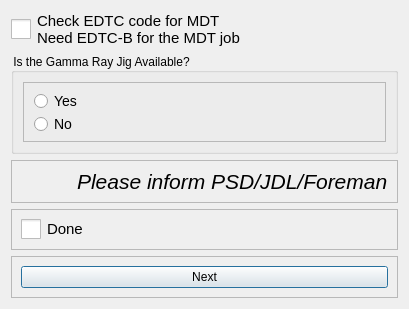
<?xml version="1.0" encoding="UTF-8"?>
<ui version="4.0">
 <class>Dialog</class>
 <widget class="QDialog" name="Dialog">
  <property name="geometry">
   <rect>
    <x>0</x>
    <y>0</y>
    <width>390</width>
    <height>309</height>
   </rect>
  </property>
  <property name="windowTitle">
   <string>Dialog</string>
  </property>
  <layout class="QVBoxLayout" name="verticalLayout_2">
   <item>
    <widget class="QCheckBox" name="checkBox_1">
     <property name="enabled">
      <bool>true</bool>
     </property>
     <property name="styleSheet">
      <string notr="true">QCheckBox {
    font-size: 15px; /* Larger text */
}
QCheckBox::indicator {
    width: 20px; /* Larger checkbox square */
    height: 20px; /* Larger checkbox square */
}</string>
     </property>
     <property name="text">
      <string>Check EDTC code for MDT
Need EDTC-B for the MDT job</string>
     </property>
    </widget>
   </item>
   <item>
    <widget class="QGroupBox" name="groupBox_6">
     <property name="styleSheet">
      <string notr="true">QGroupBox::title {
    font-size: 16px;
}
</string>
     </property>
     <property name="title">
      <string>Is the Gamma Ray Jig Available?</string>
     </property>
     <property name="checkable">
      <bool>false</bool>
     </property>
     <property name="checked">
      <bool>false</bool>
     </property>
     <layout class="QVBoxLayout" name="verticalLayout_11">
      <item>
       <widget class="QFrame" name="Radio_Frame_1">
        <property name="frameShape">
         <enum>QFrame::Shape::StyledPanel</enum>
        </property>
        <property name="frameShadow">
         <enum>QFrame::Shadow::Raised</enum>
        </property>
        <layout class="QVBoxLayout" name="verticalLayout_12">
         <item>
          <widget class="QRadioButton" name="radioButton_9">
           <property name="styleSheet">
            <string notr="true">QRadioButton{
    font-size: 14px; /* Larger text */
}
QRadioButton::indicator {
    width: 15px; /* Larger checkbox square */
    height: 15px; /* Larger checkbox square */
}</string>
           </property>
           <property name="text">
            <string>Yes</string>
           </property>
          </widget>
         </item>
         <item>
          <widget class="QRadioButton" name="radioButton_10">
           <property name="styleSheet">
            <string notr="true">QRadioButton{
    font-size: 14px; /* Larger text */
}
QRadioButton::indicator {
    width: 15px; /* Larger checkbox square */
    height: 15px; /* Larger checkbox square */
}</string>
           </property>
           <property name="text">
            <string>No</string>
           </property>
          </widget>
         </item>
        </layout>
       </widget>
      </item>
     </layout>
    </widget>
   </item>
   <item>
    <widget class="QFrame" name="frame_14">
     <property name="frameShape">
      <enum>QFrame::Shape::StyledPanel</enum>
     </property>
     <property name="frameShadow">
      <enum>QFrame::Shadow::Raised</enum>
     </property>
     <layout class="QHBoxLayout" name="horizontalLayout_8">
      <property name="spacing">
       <number>15</number>
      </property>
      <property name="topMargin">
       <number>0</number>
      </property>
      <property name="bottomMargin">
       <number>0</number>
      </property>
      <item>
       <widget class="QLabel" name="label_14">
        <property name="minimumSize">
         <size>
          <width>41</width>
          <height>41</height>
         </size>
        </property>
        <property name="maximumSize">
         <size>
          <width>41</width>
          <height>41</height>
         </size>
        </property>
        <property name="text">
         <string/>
        </property>
        <property name="pixmap">
         <pixmap resource="../../Images.qrc">:/Images/Icons/risk-icon.png</pixmap>
        </property>
        <property name="scaledContents">
         <bool>true</bool>
        </property>
       </widget>
      </item>
      <item>
       <widget class="QLabel" name="label_15">
        <property name="text">
         <string>&lt;html&gt;&lt;head/&gt;&lt;body&gt;&lt;p&gt;&lt;span style=&quot; font-size:16pt; font-style:italic;&quot;&gt;Please inform PSD/JDL/Foreman&lt;/span&gt;&lt;/p&gt;&lt;/body&gt;&lt;/html&gt;</string>
        </property>
       </widget>
      </item>
     </layout>
    </widget>
   </item>
   <item>
    <widget class="QFrame" name="frame">
     <property name="frameShape">
      <enum>QFrame::Shape::StyledPanel</enum>
     </property>
     <property name="frameShadow">
      <enum>QFrame::Shadow::Raised</enum>
     </property>
     <layout class="QVBoxLayout" name="verticalLayout">
      <item>
       <widget class="QCheckBox" name="checkBox_2">
        <property name="enabled">
         <bool>true</bool>
        </property>
        <property name="styleSheet">
         <string notr="true">QCheckBox {
    font-size: 15px; /* Larger text */
}
QCheckBox::indicator {
    width: 20px; /* Larger checkbox square */
    height: 20px; /* Larger checkbox square */
}</string>
        </property>
        <property name="text">
         <string>Done</string>
        </property>
       </widget>
      </item>
     </layout>
    </widget>
   </item>
   <item>
    <widget class="QFrame" name="frame_5">
     <property name="frameShape">
      <enum>QFrame::Shape::StyledPanel</enum>
     </property>
     <property name="frameShadow">
      <enum>QFrame::Shadow::Raised</enum>
     </property>
     <layout class="QVBoxLayout" name="verticalLayout_3">
      <item>
       <widget class="QPushButton" name="pushButton">
        <property name="text">
         <string>Next</string>
        </property>
       </widget>
      </item>
     </layout>
    </widget>
   </item>
  </layout>
 </widget>
 <resources>
  <include location="../../Images.qrc"/>
  <include location="C:/Users/archi/AppData/Local/Programs/Python/Python313/Lib/site-packages/PySide6/Images.qrc"/>
 </resources>
 <connections/>
</ui>
